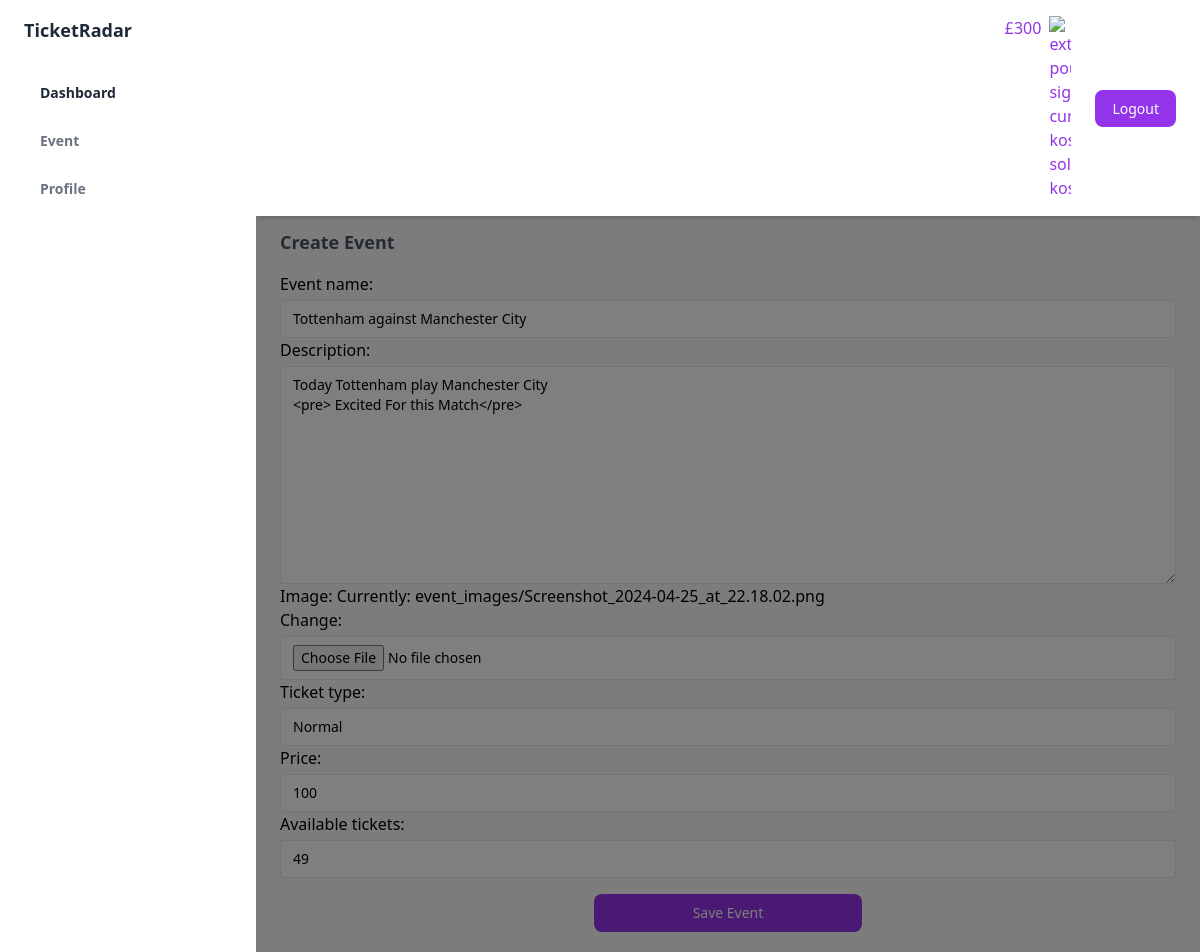
The app's page /update-event/1/ (signed in), older data.
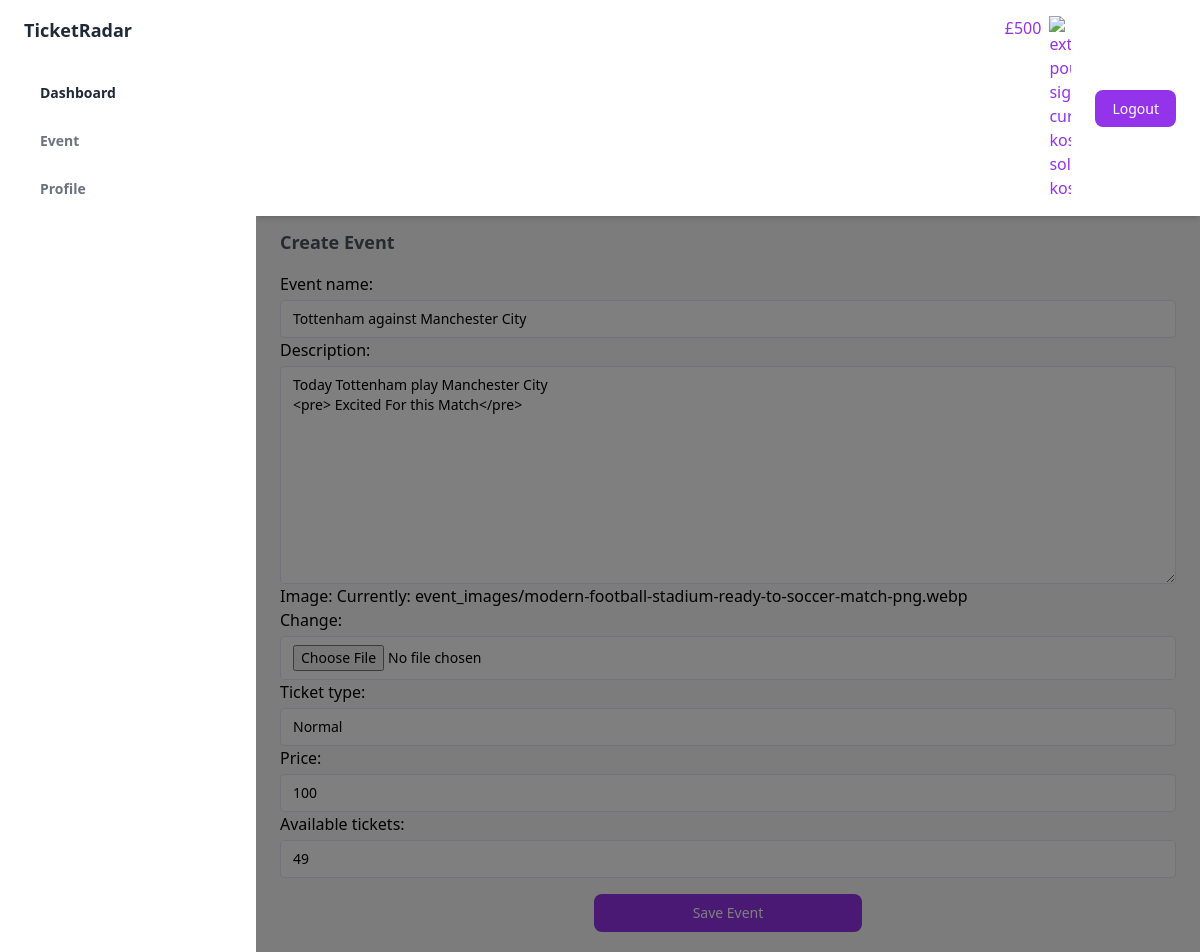
The same page, newer data.
### account/models.py (models this page shows, shortened)
class Account(AbstractUser):
    is_event_organizer = models.BooleanField(default=False)
    amount = models.IntegerField(default=0)

### event/models.py (models this page shows, shortened)
class Event(models.Model):
    user = models.ForeignKey(Account, on_delete=models.CASCADE, blank=True, null=True)
    event_name = models.CharField(max_length=100)
    description = models.TextField()
    image = models.ImageField(upload_to='event_images/', blank=False, null=False)
    ticket_type = models.CharField(max_length=10, choices=EVENT_TYPES)
    available_tickets = models.IntegerField(default=50)
    price = models.IntegerField(blank=True, null=True)
    created = models.DateTimeField(auto_now_add=True)
    updated = models.DateTimeField(auto_now=True)

### event/views.py (the view)
# urls.py: path('update-event/<int:id>/',views.update_event,name='update_event'),
@login_required()
def update_event(request,id):
    if request.user.is_event_organizer:
        event = get_object_or_404(Event,id=id,user=request.user)
        if request.method == 'POST':
            form = EventForm(request.POST, request.FILES,instance=event)
            if form.is_valid():
                event = form.save(commit=False)  # Commit=False to delay saving to set the user field
                event.user = request.user
                event.save()
        else:
            form = EventForm(instance=event)
        return render(request, 'event/update_event.html', {'form': form})

### event/forms.py
class EventForm(forms.ModelForm):
    class Meta:
        model = Event
        fields = ['event_name', 'description', 'image', 'ticket_type','price','available_tickets']  # Assuming 'ticket_types' is the correct field name
    def __init__(self, *args, **kwargs):
        super(EventForm, self).__init__(*args, **kwargs)
        for field_name, field in self.fields.items():
            field.widget.attrs.update({
                'class': 'block w-full mt-1 text-sm dark:border-gray-600 dark:bg-gray-700 focus:border-purple-400 focus:outline-none focus:shadow-outline-purple dark:text-gray-300 dark:focus:shadow-outline-gray form-input',
                'placeholder': field.label
            })

### template/event/update_event.html (shortened to what this page needs)
{% extends 'base.html' %}
{% block content%}
<h4 class="my-3 mb-4 text-lg font-semibold text-gray-600 dark:text-gray-300">
  Create Event
</h4>
<form method="post" enctype='multipart/form-data'>
  {{form}}
  <div class="pb-5 flex justify-center">
    <button type="submit" class="block w-[30%] px-4 py-2 mt-4 text-sm font-medium leading-5 text-center text-white transition-colors duration-150 bg-purple-600 border border-transparent rounded-lg active:bg-purple-600 hover:bg-purple-700 focus:outline-none focus:shadow-outline-purple">
      Save Event
    </button>
  </div>
</form>
{%endblock%}

### template/base.html (shortened to what this page needs)
{%load static%}
<!DOCTYPE html>
<html :class="{ 'theme-dark': dark }" x-data="data()" lang="en">
<head>
  <link rel="stylesheet" href="{% static './assets/css/tailwind.output.css' %}" />
  <link rel="stylesheet" href="https://cdnjs.cloudflare.com/ajax/libs/Chart.js/2.9.3/Chart.min.css" />
  <script src="https://cdn.tailwindcss.com"></script>
</head>
<body>
  <div class="flex h-screen bg-gray-50 dark:bg-gray-900" :class="{ 'overflow-hidden': isSideMenuOpen }">
    <aside class="z-20 hidden w-64 overflow-y-auto bg-white dark:bg-gray-800 md:block flex-shrink-0">
      <div class="py-4 text-gray-500 dark:text-gray-400">
        <a class="ml-6 text-lg font-bold text-gray-800 dark:text-gray-200" href="#">
          TicketRadar
        </a>
        {% if request.user.is_authenticated%}
        <ul class="mt-6">
          <li class="relative px-6 py-3">
            <a class="inline-flex items-center w-full text-sm font-semibold text-gray-800 transition-colors duration-150 hover:text-gray-800 dark:hover:text-gray-200 dark:text-gray-100"
              href="/dashboard/">
              <span class="ml-4">Dashboard</span>
            </a>
          </li>
        </ul>
        <ul>
          <li class="relative px-6 py-3">
            <a class="inline-flex items-center w-full text-sm font-semibold transition-colors duration-150 hover:text-gray-800 dark:hover:text-gray-200"
              href="/event/">
              <span class="ml-4">Event</span>
            </a>
          </li>
          <li class="relative px-6 py-3">
            <a class="inline-flex items-center w-full text-sm font-semibold transition-colors duration-150 hover:text-gray-800 dark:hover:text-gray-200"
              href="/profile/">
              <span class="ml-4">Profile</span>
            </a>
          </li>
        </ul>
        {%endif%}
      </div>
    </aside>
    <div x-show="isSideMenuOpen" x-transition:enter="transition ease-in-out duration-150"
      x-transition:enter-start="opacity-0" x-transition:enter-end="opacity-100"
      x-transition:leave="transition ease-in-out duration-150" x-transition:leave-start="opacity-100"
      x-transition:leave-end="opacity-0"
      class="fixed inset-0 z-10 flex items-end bg-black bg-opacity-50 sm:items-center sm:justify-center"></div>
    <div class="flex flex-col flex-1 w-full">
      <header class="z-10 py-4 bg-white shadow-md dark:bg-gray-800">
        <div
          class="container flex items-center justify-between h-full px-6 mx-auto text-purple-600 dark:text-purple-300">
          <ul class="flex items-center flex-shrink-0 space-x-6">
            {% if request.user.is_authenticated %}
            <li class="flex gap-2">
              £{{request.user.amount}}
              <img width="22" height="22" src="https://img.icons8.com/external-kosonicon-solid-kosonicon/48/external-pound-sign-currency-kosonicon-solid-kosonicon.png" alt="external-pound-sign-currency-kosonicon-solid-kosonicon"/>
            </li>
            <li class="relative">
              <a href="/logout/"
                class="px-4 py-2 text-sm font-medium leading-5 text-white transition-colors duration-150 bg-purple-600 border border-transparent rounded-lg active:bg-purple-600 hover:bg-purple-700 focus:outline-none focus:shadow-outline-purple"
                @click="toggleProfileMenu" @keydown.escape="closeProfileMenu" aria-label="Account" aria-haspopup="true">
                Logout
              </a>
            </li>
            {%endif%}
          </ul>
        </div>
      </header>
      <main class="h-full overflow-y-auto">
        <div class="container px-6 mx-auto grid">
          {% block content%}
          {%endblock%}
        </div>
      </main>
    </div>
  </div>
</body>
</html>

Row changes from the older to the newer data that the page shows:
changed Account: user.amount "300" → "500"
Text that changed along with them:
text no longer shown: "Event name: Description: Image: Currently: event_images/Screenshot_2024-04-25_at_22.18.02.png Change: Ticket type: Price: Available tickets:"
text now shown: "Event name: Description: Image: Currently: event_images/modern-football-stadium-ready-to-soccer-match-png.webp Change: Ticket type: Price: Available tickets:"
